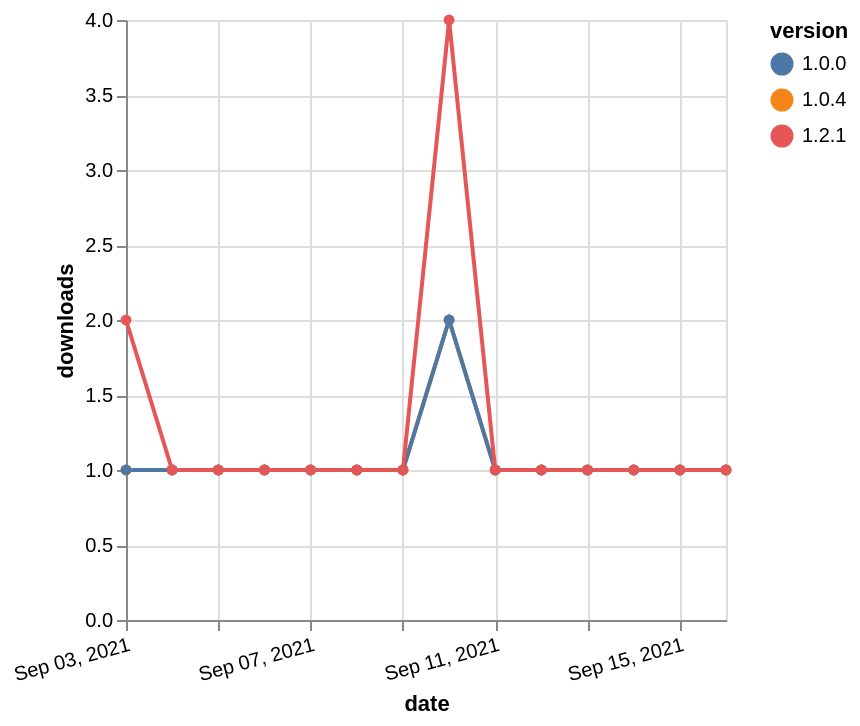

Vega-Lite specification stored for this chart:
### Vega-Lite specification from a JSON file in a GitHub repository (floating-point values rounded to 4 significant figures)
{"$schema": "https://vega.github.io/schema/vega-lite/v5.json", "description": "A simple bar chart with embedded data.", "data": {"values": [{"date": "2021-09-03", "total": 129, "delta": 1, "version": "1.0.4"}, {"date": "2021-09-04", "total": 130, "delta": 1, "version": "1.0.4"}, {"date": "2021-09-05", "total": 131, "delta": 1, "version": "1.0.4"}, {"date": "2021-09-06", "total": 132, "delta": 1, "version": "1.0.4"}, {"date": "2021-09-07", "total": 133, "delta": 1, "version": "1.0.4"}, {"date": "2021-09-08", "total": 134, "delta": 1, "version": "1.0.4"}, {"date": "2021-09-09", "total": 135, "delta": 1, "version": "1.0.4"}, {"date": "2021-09-10", "total": 137, "delta": 2, "version": "1.0.4"}, {"date": "2021-09-11", "total": 138, "delta": 1, "version": "1.0.4"}, {"date": "2021-09-12", "total": 139, "delta": 1, "version": "1.0.4"}, {"date": "2021-09-13", "total": 140, "delta": 1, "version": "1.0.4"}, {"date": "2021-09-14", "total": 141, "delta": 1, "version": "1.0.4"}, {"date": "2021-09-15", "total": 142, "delta": 1, "version": "1.0.4"}, {"date": "2021-09-16", "total": 143, "delta": 1, "version": "1.0.4"}, {"date": "2021-09-03", "total": 151, "delta": 1, "version": "1.0.0"}, {"date": "2021-09-04", "total": 152, "delta": 1, "version": "1.0.0"}, {"date": "2021-09-05", "total": 153, "delta": 1, "version": "1.0.0"}, {"date": "2021-09-06", "total": 154, "delta": 1, "version": "1.0.0"}, {"date": "2021-09-07", "total": 155, "delta": 1, "version": "1.0.0"}, {"date": "2021-09-08", "total": 156, "delta": 1, "version": "1.0.0"}, {"date": "2021-09-09", "total": 157, "delta": 1, "version": "1.0.0"}, {"date": "2021-09-10", "total": 159, "delta": 2, "version": "1.0.0"}, {"date": "2021-09-11", "total": 160, "delta": 1, "version": "1.0.0"}, {"date": "2021-09-12", "total": 161, "delta": 1, "version": "1.0.0"}, {"date": "2021-09-13", "total": 162, "delta": 1, "version": "1.0.0"}, {"date": "2021-09-14", "total": 163, "delta": 1, "version": "1.0.0"}, {"date": "2021-09-15", "total": 164, "delta": 1, "version": "1.0.0"}, {"date": "2021-09-16", "total": 165, "delta": 1, "version": "1.0.0"}, {"date": "2021-09-03", "total": 123, "delta": 2, "version": "1.2.1"}, {"date": "2021-09-04", "total": 124, "delta": 1, "version": "1.2.1"}, {"date": "2021-09-05", "total": 125, "delta": 1, "version": "1.2.1"}, {"date": "2021-09-06", "total": 126, "delta": 1, "version": "1.2.1"}, {"date": "2021-09-07", "total": 127, "delta": 1, "version": "1.2.1"}, {"date": "2021-09-08", "total": 128, "delta": 1, "version": "1.2.1"}, {"date": "2021-09-09", "total": 129, "delta": 1, "version": "1.2.1"}, {"date": "2021-09-10", "total": 133, "delta": 4, "version": "1.2.1"}, {"date": "2021-09-11", "total": 134, "delta": 1, "version": "1.2.1"}, {"date": "2021-09-12", "total": 135, "delta": 1, "version": "1.2.1"}, {"date": "2021-09-13", "total": 136, "delta": 1, "version": "1.2.1"}, {"date": "2021-09-14", "total": 137, "delta": 1, "version": "1.2.1"}, {"date": "2021-09-15", "total": 138, "delta": 1, "version": "1.2.1"}, {"date": "2021-09-16", "total": 139, "delta": 1, "version": "1.2.1"}]}, "width": "container", "mark": {"type": "line", "point": {"filled": true}}, "encoding": {"x": {"field": "date", "type": "temporal", "timeUnit": "yearmonthdate", "title": "date", "axis": {"labelAngle": -15}}, "y": {"field": "delta", "type": "quantitative", "title": "downloads"}, "color": {"field": "version", "type": "nominal"}, "tooltip": {"field": "delta"}}}
